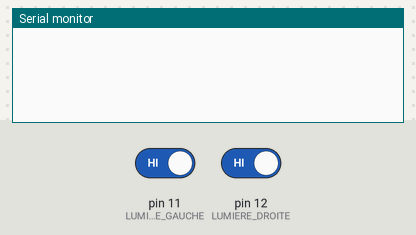
This sketch was run on a simulated Arduino Uno, built with avr-gcc and run on an emulated ATmega328P. Parts: the last lines printed to the serial monitor. The inputs (shaded band) are chosen by the test bench; at power-on: pin 11 (LUMIERE_GAUCHE) HIGH, pin 12 (LUMIERE_DROITE) HIGH.

Above: at 1.8 s.
1.9 s: pin 11 (LUMIERE_GAUCHE) driven LOW
At 2.4 s:
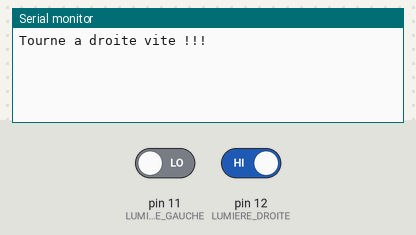
4.0 s: pin 12 (LUMIERE_DROITE) driven LOW
At 4.4 s:
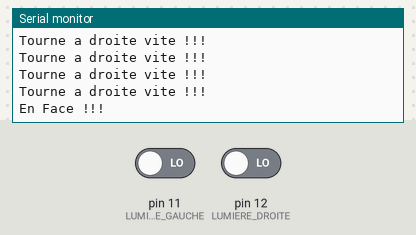
6.0 s: pin 11 (LUMIERE_GAUCHE) driven HIGH
At 6.4 s:
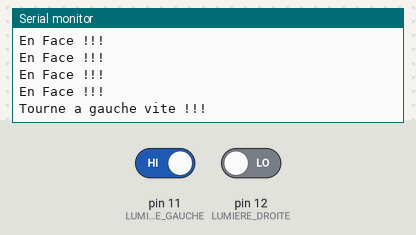

The sketch:

capteurLumiere.ino
```cpp
#define LUMIERE_GAUCHE 11
#define LUMIERE_DROITE 12

void setup() {
  Serial.begin(9600);
  pinMode(LUMIERE_GAUCHE, INPUT);
  pinMode(LUMIERE_DROITE, INPUT);
}

void loop() {
  // put your main code here, to run repeatedly:
  detectionLumiere();
  delay(500);
}

void detectionLumiere() {
  bool tourneGauche = digitalRead(LUMIERE_GAUCHE);
  bool tourneDroite = digitalRead(LUMIERE_DROITE);
  if (tourneGauche == false && tourneDroite == false) {
    Serial.println("En Face !!!");
  }
  else if (tourneGauche == true && tourneDroite == false) {
    Serial.println("Tourne a gauche vite !!!");
  }
  else if (tourneGauche == false && tourneDroite == true) {
    Serial.println("Tourne a droite vite !!!");
  }
}
```

Measured:
- after the input at 1.9 s, the serial monitor: prints a new line after 0.10 s (image 1)
- after the input at 4.0 s, the serial monitor: prints a new line at once (image 2)
- after the input at 6.0 s, the serial monitor: prints a new line at once (image 3)
